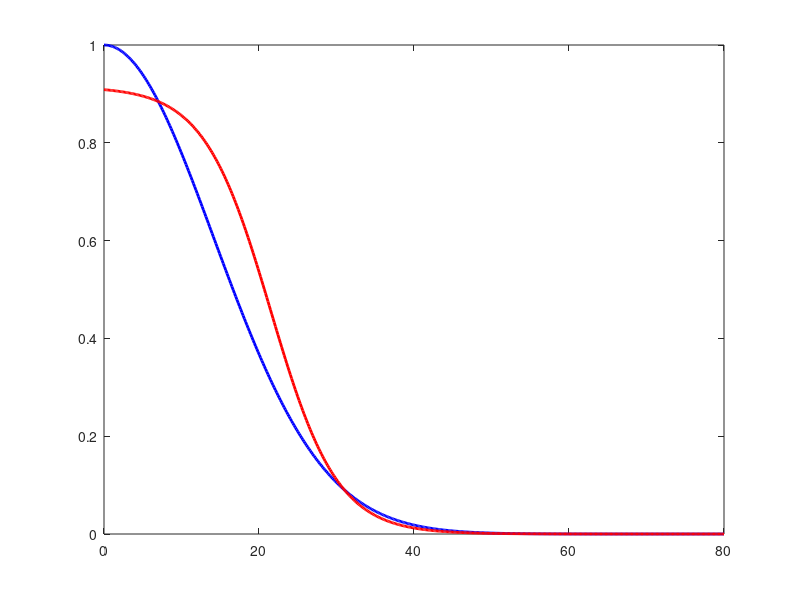

Reproduce this figure in MATLAB. (Note: this script raises an error after producing the figure.)
%% TETHERED POLYMER SIMULATION (1D)
% WITH:
% - Single binding site per bead
% - Logistic Ben-style kon kernel
% - Matched kon scaling at r = 31 nm  [UPDATED: was 20]
% - Proximity-based clustering

clear; clc; close all;

%% ---------------- PARAMETERS ----------------
N = 6;                 
L = 120;               
steps = 200000;
dt = 1e-3;

zeta = 2.5e-3;         
kBT  = 4.1;            

Lp = 50;
Nk = 17;
R0 = Nk*(2*Lp);        
alpha = 0.2176;        

% Excluded volume
cEV = 8.305e-5;
aEV = 3.268e-5;

% Crosslink parameters
kon0    = 1.0;
koff    = 0.5;
k_cross = 0.01;

use_ben_kon = false;

noise = sqrt(2*kBT*dt/zeta);

%% ---------------- BEN KERNEL MATCHING ----------------
r_match = 31;          % [UPDATED: was 20] match point in nm

% Gaussian reference (Caitlin — fixed)
kG = kon0 * exp(-(r_match^2)/(20^2));

% Ben logistic parameters
r_half = 21.5;         % [UPDATED: was 0.75*45=33.75] midpoint in nm
steep  = 5;            % [UPDATED: was 20] drop steepness

% Logistic kernel at match point
r_scaled_match = r_match / r_half;
a_match = 2 / (1 + exp(steep*(r_scaled_match - 1)));

% Scale factor so both models agree at r_match
scale_factor = kG / (kon0 * a_match);

fprintf('Ben model scale factor = %f\n', scale_factor);
% Expected: ~0.4574

%% ---------------- VISUALIZE KON FUNCTIONS ----------------
r_vals = linspace(0, 80, 500);

k_gauss = kon0 * exp(-(r_vals.^2)/(20^2));
k_ben   = zeros(size(r_vals));

for i = 1:length(r_vals)
    r_scaled  = r_vals(i) / r_half;           % [UPDATED: was r_vals(i)/45]
    a         = 2 / (1 + exp(steep*(r_scaled - 1)));  % [UPDATED: steep was 20, midpoint was 0.75]
    k_ben(i)  = scale_factor * kon0 * a;
end

figure
plot(r_vals, k_gauss, 'b', 'LineWidth', 2); hold on
plot(r_vals, k_ben,   'r', 'LineWidth', 2)
xline(r_match, '--k', 'LineWidth', 1)
xlabel('Distance (nm)')
ylabel('k_{on}')
legend('Gaussian (Caitlin)', 'Ben logistic (scaled)', 'Match point')
title('Matched k_{on} Functions')
grid on

%% ---------------- INITIAL CONDITION ----------------
x = linspace(0, L, N)';
x(1) = 0;
x(N) = L;

traj = zeros(N, steps);

B     = zeros(N);
bound = zeros(N, 1);

store_interval = 5000;
B_history = {};
snap_idx  = 1;

%% ---------------- SIMULATION ----------------
tic
for t = 1:steps

    %% ----- CROSSLINK DYNAMICS -----
    for i = 1:N
        for j = i+1:N

            if abs(i-j) > 1

                dist = x(i) - x(j);

                % -------- KON KERNEL --------
                if use_ben_kon
                    r_scaled = abs(dist) / r_half;             % [UPDATED: was abs(dist)/45]
                    a_ij     = 2 / (1 + exp(steep*(r_scaled - 1)));  % [UPDATED: steep/midpoint]
                    kon_ij   = scale_factor * kon0 * a_ij;
                else
                    kon_ij = kon0 * exp(-(dist^2)/(20^2));
                end

                % clamp
                kon_ij = max(0, kon_ij);
                kon_ij = min(kon_ij, 1/dt);

                % binding (valency = 1)
                if B(i,j) == 0 && bound(i) == 0 && bound(j) == 0
                    if rand < kon_ij * dt
                        B(i,j)  = 1;
                        B(j,i)  = 1;
                        bound(i) = 1;
                        bound(j) = 1;
                    end

                % unbinding
                elseif B(i,j) == 1
                    if rand < koff * dt
                        B(i,j)  = 0;
                        B(j,i)  = 0;
                        bound(i) = 0;
                        bound(j) = 0;
                    end
                end

            end
        end
    end

    %% ----- FORCES -----
    F = zeros(N, 1);

    % WLC
    r    = diff(x);
    rabs = abs(r);
    FWLC = alpha * (-1 + 1./(1 - rabs/R0).^2 + 4*rabs/R0);

    F(2:N)   = F(2:N)   - sign(r).*FWLC;
    F(1:N-1) = F(1:N-1) + sign(r).*FWLC;

    % Crosslinks
    dx     = x' - x;
    Fcross = k_cross * B .* dx;
    F      = F + sum(Fcross, 2);

    % Excluded volume
    dx  = x - x';
    FEV = cEV * dx .* exp(-aEV * dx.^2);
    F   = F + sum(FEV, 2);

    % Noise
    xi = noise * randn(N, 1);

    % Update
    x = x + (dt/zeta)*F + xi;

    % Tethering — keep endpoints pinned
    x(1) = 0;
    x(N) = L;

    traj(:,t) = x;

    if mod(t, store_interval) == 0
        B_history{snap_idx} = B;
        snap_idx = snap_idx + 1;
    end

end
toc

%% ---------------- PROXIMITY CLUSTER ANALYSIS ----------------
num_snaps    = length(B_history);
cluster_sizes  = zeros(num_snaps, N);
largest_cluster = zeros(num_snaps, 1);

r_thresh = 20;

for k = 1:num_snaps

    x_snap = traj(:, k*store_interval);

    dx = abs(x_snap - x_snap');
    A  = (dx < r_thresh) & (dx > 0);

    G    = graph(A);
    bins = conncomp(G);

    sizes = zeros(1, max(bins));
    for c = 1:max(bins)
        sizes(c) = sum(bins == c);
    end

    cluster_sizes(k, 1:length(sizes)) = sizes;
    largest_cluster(k) = max(sizes);

end

%% ---------------- VISUALIZATION ----------------

figure
for k = 1:num_snaps
    subplot(ceil(sqrt(num_snaps)), ceil(sqrt(num_snaps)), k)
    imagesc(B_history{k})
    axis square
    title(['t = ', num2str(k*store_interval)])
end
sgtitle('Bond Network')

figure
plot(largest_cluster, 'LineWidth', 2)
xlabel('Snapshot')
ylabel('Largest cluster')
title('Cluster Growth')
grid on

figure
histogram(cluster_sizes(:).*(cluster_sizes(:) > 0))
xlabel('Cluster size')
ylabel('Frequency')
title('Cluster Distribution')

%% ---------------- FINAL SNAPSHOT ----------------
figure; hold on
plot(x, zeros(size(x)), 'ko', 'MarkerFaceColor', 'k')

for i = 1:N
    for j = i+1:N
        if B(i,j) == 1
            plot([x(i), x(j)], [0, 0], 'r-', 'LineWidth', 2)
        end
    end
end

title('Final Configuration')
ylim([-1 1])
